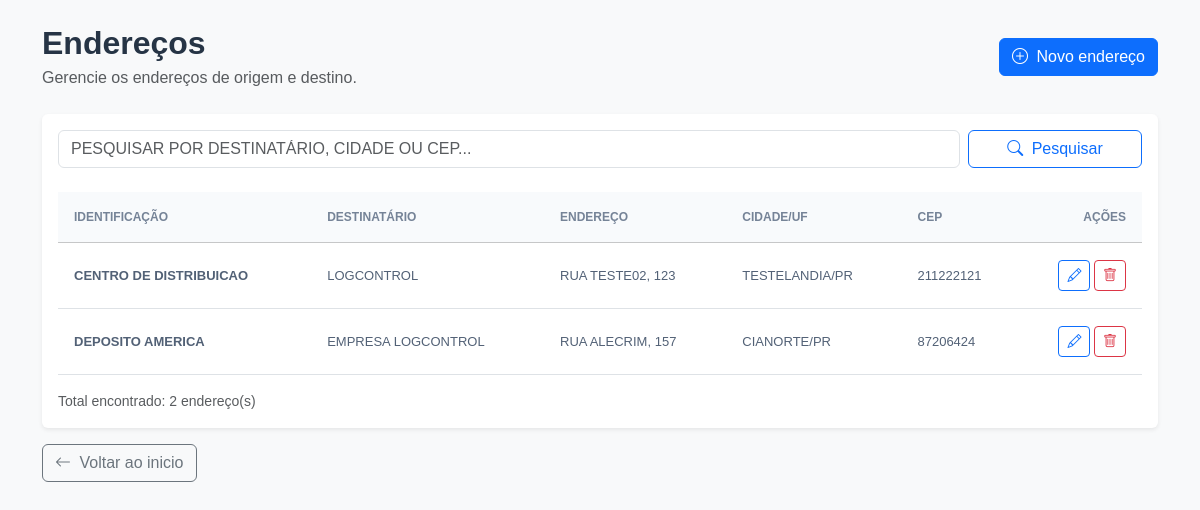
Screenshot of /enderecos/index.php with the database file from the repository.
### tables this page shows
CREATE TABLE `enderecos` (
  `id` int(11) NOT NULL,
  `identificacao` varchar(100) NOT NULL,
  `destinatario` varchar(150) DEFAULT NULL,
  `cep` varchar(9) DEFAULT NULL,
  `rua` varchar(150) NOT NULL,
  `numero` varchar(20) DEFAULT NULL,
  `complemento` varchar(100) DEFAULT NULL,
  `bairro` varchar(100) DEFAULT NULL,
  `cidade` varchar(100) NOT NULL,
  `estado` char(2) NOT NULL,
  `referencia` varchar(255) DEFAULT NULL,
  `criado_em` timestamp NULL DEFAULT current_timestamp()
);

### enderecos/index.php (the view, shortened to what this page needs)
<?php
require_once __DIR__ . '/../config/database.php';
$busca = trim($_GET['busca'] ?? '');
$sql = "
    SELECT *
    FROM enderecos
    WHERE identificacao LIKE :busca
       OR destinatario LIKE :busca
       OR cep LIKE :busca
       OR cidade LIKE :busca
    ORDER BY id DESC
";
$stmt = $pdo->prepare($sql);
$stmt->execute([
    ':busca' => "%{$busca}%"
]);
$enderecos = $stmt->fetchAll();
function e($valor) {
    return htmlspecialchars((string) $valor, ENT_QUOTES, 'UTF-8');
}
?>
<!DOCTYPE html>
<html lang="pt-BR">
<head>
    <link href="https://cdn.jsdelivr.net/npm/bootstrap@5.3.3/dist/css/bootstrap.min.css" rel="stylesheet">
    <link href="https://cdn.jsdelivr.net/npm/bootstrap-icons@1.11.3/font/bootstrap-icons.min.css" rel="stylesheet">
    <link rel="stylesheet" href="../assets/css/style.css">
</head>
<body class="bg-light">
<div class="container py-4">
    <div class="d-flex justify-content-between align-items-center mb-4">
        <div>
            <h2 class="fw-bold mb-1">Endereços</h2>
            <p class="text-muted mb-0">
                Gerencie os endereços de origem e destino.
            </p>
        </div>
        <a href="criar.php" class="btn btn-primary">
            <i class="bi bi-plus-circle me-1"></i>
            Novo endereço
        </a>
    </div>
    <div class="card border-0 shadow-sm">
        <div class="card-body">
            <form method="GET" class="row g-2 mb-4">
                <div class="col-md-10">
                    <input
                        type="text"
                        name="busca"
                        class="form-control"
                        placeholder="Pesquisar por destinatário, cidade ou CEP..."
                        value="<?= e($busca) ?>"
                    >
                </div>
                <div class="col-md-2 d-grid">
                    <button class="btn btn-outline-primary">
                        <i class="bi bi-search me-1"></i>
                        Pesquisar
                    </button>
                </div>
            </form>
            <div class="table-responsive">
                <table class="table table-hover align-middle">
                    <thead class="table-light">
                        <tr>
                            <th>Identificação</th>
                            <th>Destinatário</th>
                            <th>Endereço</th>
                            <th>Cidade/UF</th>
                            <th>CEP</th>
                            <th class="text-end">Ações</th>
                        </tr>
                    </thead>
                    <tbody>
                        <?php if (count($enderecos) > 0): ?>
                            <?php foreach ($enderecos as $endereco): ?>
                                <tr>
                                    <td>
                                        <strong>
                                            <?= e($endereco['identificacao']) ?>
                                        </strong>
                                    </td>
                                    <td>
                                        <?= e($endereco['destinatario']) ?>
                                    </td>
                                    <td>
                                        <?= e($endereco['rua']) ?>,
                                        <?= e($endereco['numero']) ?>
                                    </td>
                                    <td>
                                        <?= e($endereco['cidade']) ?>/<?= e($endereco['estado']) ?>
                                    </td>
                                    <td>
                                        <?= e($endereco['cep']) ?>
                                    </td>
                                    <td class="text-end">
                                        <a
                                            href="editar.php?id=<?= (int) $endereco['id'] ?>"
                                            class="btn btn-sm btn-outline-primary"
                                            title="Editar"
                                        >
                                            <i class="bi bi-pencil"></i>
                                        </a>
                                        <a
                                            href="excluir.php?id=<?= (int) $endereco['id'] ?>"
                                            class="btn btn-sm btn-outline-danger"
                                            title="Excluir"
                                        >
                                            <i class="bi bi-trash"></i>
                                        </a>
                                    </td>
                                </tr>
                            <?php endforeach; ?>
                        <?php endif; ?>
                    </tbody>
                </table>
            </div>
            <div class="text-muted small">
                Total encontrado: <?= count($enderecos) ?> endereço(s)
            </div>
        </div>
    </div>
    <div class="mt-3">
        <a href="../index.php" class="btn btn-outline-secondary">
            <i class="bi bi-arrow-left me-1"></i>
            Voltar ao inicio
        </a>
    </div>
</div>
</body>
</html>

### assets/css/style.css (style rules this page uses)
* { margin: 0; padding: 0; box-sizing: border-box; }
body { background: #f4f6fa; font-family: Arial, Helvetica, sans-serif; color: #263445; }
.table thead th { background: #f8fafc; color: #758397; font-size: 12px; text-transform: uppercase; padding: 16px; white-space: nowrap; }
.table tbody td { padding: 17px 16px; font-size: 13px; color: #526176; white-space: nowrap; }
.form-control, .form-select, textarea { text-transform: uppercase; }

### rows the page displays
enderecos: identificacao "CENTRO DE DISTRIBUICAO", destinatario "LOGCONTROL", rua "RUA TESTE02", numero "123", cidade "TESTELANDIA", estado "PR", cep "211222121"
enderecos: identificacao "DEPOSITO AMERICA", destinatario "EMPRESA LOGCONTROL", rua "RUA ALECRIM", numero "157", cidade "CIANORTE", estado "PR", cep "87206424"

### other values shown
count($enderecos) "2"
